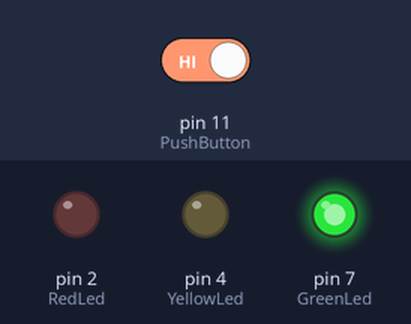
Simulated run of this sketch. Board: Arduino Uno, built with avr-gcc and run on an emulated ATmega328P. Shown: output pins drawn as LEDs (lit = HIGH). The test bench sets the inputs (shaded band); at power-on: pin 11 (PushButton) HIGH. What the sketch prints to the serial monitor is not drawn.

Above: at 1.2 s.
1.3 s: pin 11 (PushButton) driven LOW
At 1.6 s:
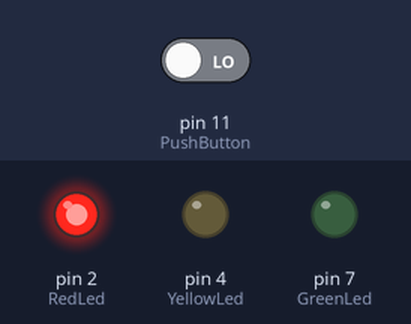
2.8 s: pin 11 (PushButton) driven HIGH
At 10.7 s:
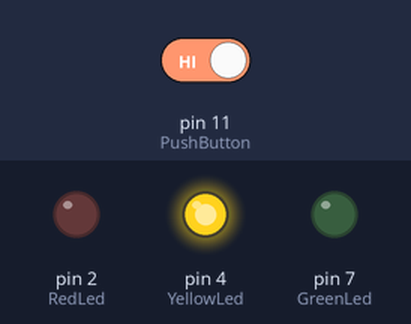
Timing chart, 0 to 17.5 s (numbered marks = the images above; inputs shaded):
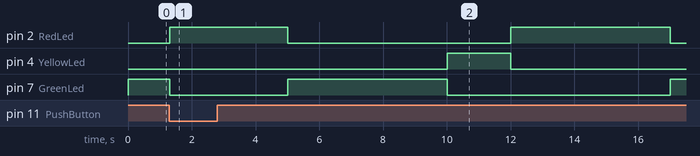

Measured:
- after the input at 1.3 s, pin 2 (RedLed): LOW → HIGH at once; pin 7 (GreenLed): HIGH → LOW at once
- after the input at 2.8 s, pin 2 (RedLed): HIGH → LOW after 2.2 s, → HIGH 7.0 s later, → LOW 5.0 s later; pin 4 (YellowLed): LOW → HIGH after 7.2 s, → LOW 2.0 s later; pin 7 (GreenLed): LOW → HIGH after 2.2 s, → LOW 5.0 s later, → HIGH 7.0 s later

The sketch:

shortcircuittask1.ino
```cpp
const int RedLed = 2;
const int YellowLed = 4;
const int GreenLed = 7;
const int PushButton = 11;

int ButtonState;
bool pedestrianRequest = false;

unsigned long lastChangeTime = 0;
int state = 0;  // 0: Green, 1: Yellow, 2: Red
const long GreenTime = 5000;
const long YellowTime = 2000;
const long RedTime = 5000;

void setup() {
    pinMode(RedLed, OUTPUT);
    pinMode(YellowLed, OUTPUT);
    pinMode(GreenLed, OUTPUT);
    pinMode(PushButton, INPUT);
    Serial.begin(9600);
}

void loop() {
    // Read button input
    ButtonState = digitalRead(PushButton);
    Serial.println(ButtonState);

    // If button is pressed, set pedestrian request flag
    if (ButtonState == LOW) {  // Button press pulls pin LOW (GND)
        pedestrianRequest = true;
    }

    unsigned long currentTime = millis();

    // Handle traffic light states
    if (pedestrianRequest == true) {
        // Immediately turn Red for pedestrians
        digitalWrite(GreenLed, LOW);
        digitalWrite(YellowLed, LOW);
        digitalWrite(RedLed, HIGH);

        if (currentTime - lastChangeTime >= RedTime) {
            pedestrianRequest = false; // Reset request after delay
            lastChangeTime = currentTime;
            state = 0; // Resume normal sequence
        }
    }
    else {
        // Normal Traffic Light Cycle
        switch (state) {
            case 0: // Green
                digitalWrite(RedLed, LOW);
                digitalWrite(YellowLed, LOW);
                digitalWrite(GreenLed, HIGH);
                if (currentTime - lastChangeTime >= GreenTime) {
                    lastChangeTime = currentTime;
                    state = 1;
                }
                break;

            case 1: // Yellow
                digitalWrite(GreenLed, LOW);
                digitalWrite(YellowLed, HIGH);
                if (currentTime - lastChangeTime >= YellowTime) {
                    lastChangeTime = currentTime;
                    state = 2;
                }
                break;

            case 2: // Red
                digitalWrite(YellowLed, LOW);
                digitalWrite(RedLed, HIGH);
                if (currentTime - lastChangeTime >= RedTime) {
                    lastChangeTime = currentTime;
                    state = 0;
                }
                break;
        }
    }
}
```
